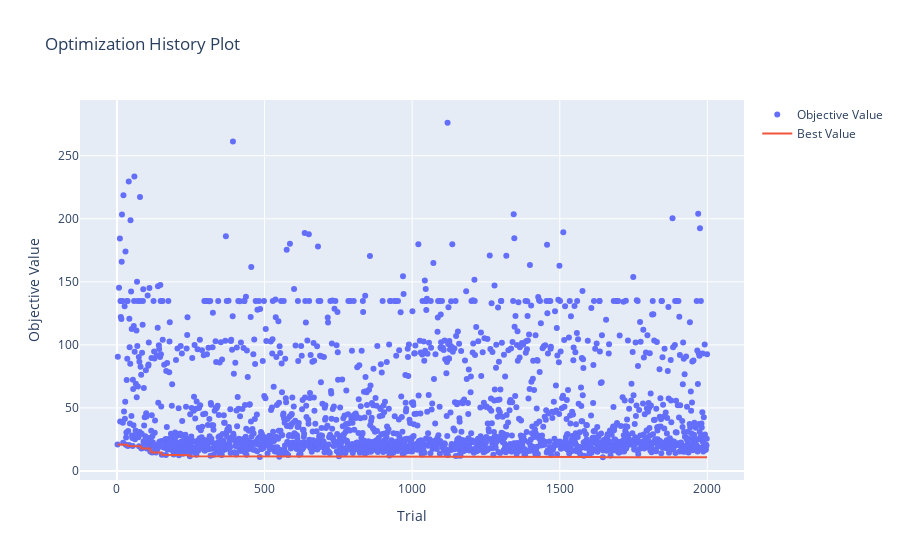

Notebook source saved alongside this figure:
### Code cell
print(study.study_name)
valid_trials = [t for t in study.trials if t.value is not None]
top_3_trials = sorted(valid_trials, key=lambda t: t.value)[:5]
for i, trial in enumerate(top_3_trials):
    print(f"\nTrial {i+1}:")
    print("Params:", trial.params)
    print("Value:", trial.value)
print("---------------------------------------","\n")
print("Best Result:", study.best_value)

vis.plot_optimization_history(study)

### Figure 1 — Plotly figure (JSON) as saved in the notebook; plotly's stock layout.template omitted (floating-point values rounded to 4 significant figures; data arrays with more than 128 entries replaced by an {"elided": "..."} marker saying what was removed)
{"data": [{"mode": "markers", "name": "Objective Value", "type": "scatter", "x": {"elided": "2000 int values"}, "y": {"elided": "2000 float values"}}, {"mode": "lines", "name": "Best Value", "type": "scatter", "x": {"elided": "2000 int values"}, "y": {"elided": "2000 float values"}}, {"marker": {"color": "#cccccc"}, "mode": "markers", "name": "Infeasible Trial", "showlegend": false, "type": "scatter", "x": [], "y": []}], "layout": {"title": {"text": "Optimization History Plot"}, "xaxis": {"title": {"text": "Trial"}}, "yaxis": {"title": {"text": "Objective Value"}}}}
